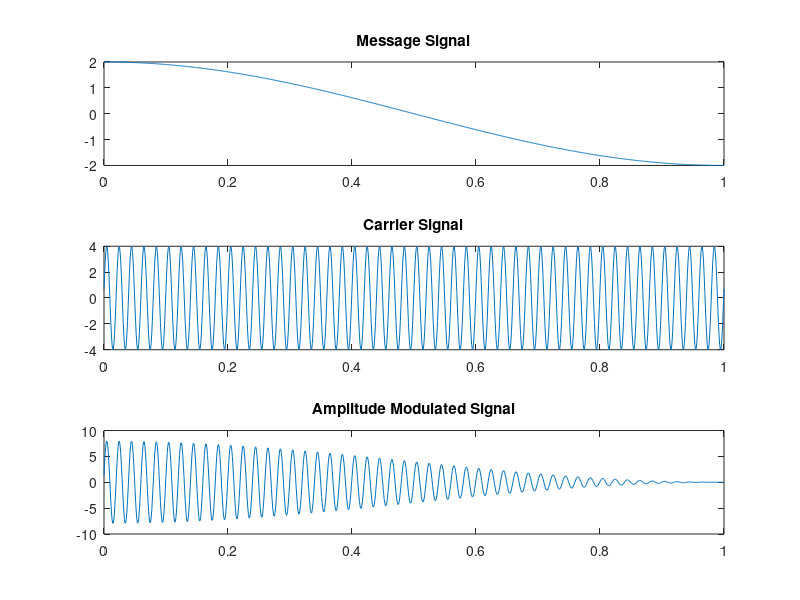

Write MATLAB code to recreate this figure.
clc;
close all;
clear all;

t = 0:0.001:1;

ym = 2*cos(pi*t); % message signal
yc = 4*sin(100*pi*t + deg2rad(10)); % carrier signal
yam = 4*(1+cos(pi*t)).*sin(100*pi*t + deg2rad(10)); % Amplitude modulated Signal

subplot(3, 1, 1);
plot(t, ym);
title("Message Signal");

subplot(3, 1, 2);
plot(t, yc);
title("Carrier Signal");

subplot(3, 1, 3);
plot(t, yam);
title("Amplitude Modulated Signal");